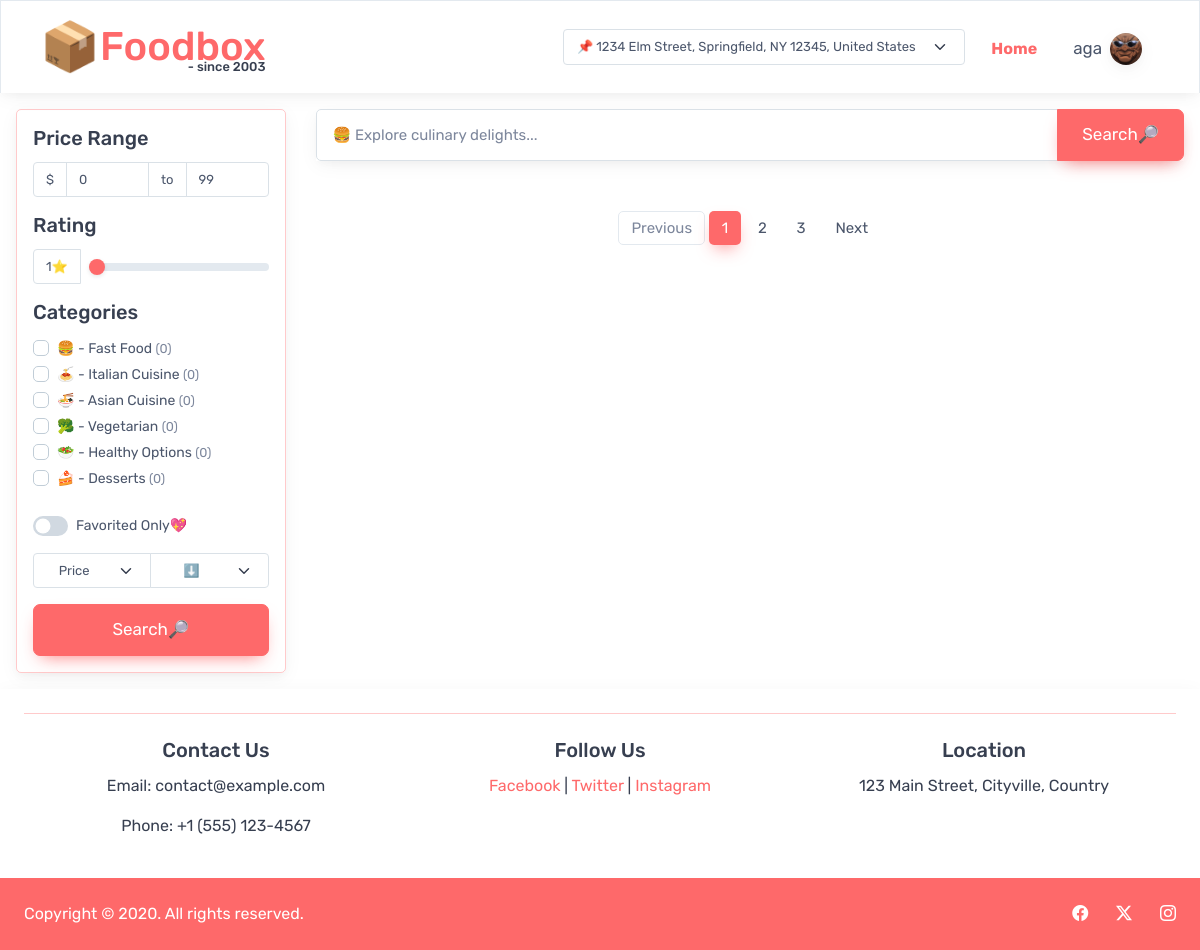
The page / (signed in) on the database its author committed.
### tables this page shows
CREATE TABLE `categories` (
  `id` int NOT NULL,
  `name` varchar(30) NOT NULL,
  `emoji` varchar(30) NOT NULL,
  `active` tinyint(1) NOT NULL DEFAULT '1'
);

### modules/filters.php (the view, shortened to what this page needs)
<div class="p-3 border border-primary rounded shadow">
    <form id="filter-form">
        <div class="">
            <h5>Price Range</h5>
            <div class="input-group input-group-sm mb-3 flex-nowrap">
                <span class="input-group-text">$</span>
                <input type="text" class="form-control" id="price-min" name="price-min" placeholder="Min" value="0">
                <span class="input-group-text">to</span>
                <input type="text" class="form-control" id="price-max" name="price-max" placeholder="Max" value="99">
            </div>
        </div>
        <h5>Rating</h5>
        <div class="input-group input-group-sm mb-3 flex-nowrap align-items-center ">
            <span id="score-label" class="input-group-text">1⭐</span>
            <input type="range" class="ms-2 form-range" min="1" max="5" value="1" id="score" name="score-min">
        </div>
        <h5 id="categories-title">Categories</h5>
        <div class="rounded mb-3" style="height:10rem; overflow-x:hidden; overflow-y:auto">
            <?php
            $sql = "SELECT * FROM categories";
            $result = mysqli_query($conn, $sql);
            $categories = mysqli_fetch_all($result, MYSQLI_ASSOC);
            ?>
            <?php foreach ($categories as $category):
                $sql = "SELECT * FROM foodcategories WHERE categoryid={$category['id']}";
                $result = mysqli_query($conn, $sql);
                $categoryContentCount = mysqli_num_rows($result);
                ?>
                <div class="form-check">
                    <input class="form-check-input category-checkbox" type="checkbox" name="categories[]"
                        value="<?= $category['id'] ?>">
                    <label class="form-check-label">
                        <?= $category['emoji'] ?> -
                        <?= $category['name'] ?>
                        <span class="fs-7 text-muted">
                            <?= "(" . $categoryContentCount . ")" ?>
                        </span>
                    </label>
                </div>
            <?php endforeach; ?>
        </div>
        <div class="form-check form-switch mb-3 flex-nowrap">
            <input class="form-check-input" type="checkbox" value="1" id="favorites" name="favorites-only">
            <label class="form-check-label" for="favorites">
                Favorited Only💖
            </label>
        </div>
        <div class="input-group mb-3 flex-nowrap">
            <select class="form-select form-select-sm text-center" name="sort-type">
                <option selected value="price">Price</option>
            </select>
            <select class="form-select form-select-sm text-center" name="sort-dir">
                <option selected value="ASC">⬇️</option>
            </select>
        </div>
        <button type="submit" class="btn btn-lg btn-primary btn-shadow w-100">Search🔎</button>
    </form>
</div>

### modules/header.php (shortened to what this page needs)
<?php
$PAGE = isset($_GET['page']) ? $_GET['page'] : "home";
?>
<!DOCTYPE html>
<html lang="en">
<head>
    <link rel="stylesheet" href="./lib/bootstrap/css/bootstrap-cartzilla.min.css">
    <link rel="stylesheet" href="https://cdn.jsdelivr.net/npm/bootstrap-icons@1.11.3/font/bootstrap-icons.min.css">
    <link rel="stylesheet" href="index.css">
</head>
<body>
    <nav class="bg-light shadow navbar navbar-expand-md p-0 px-4  border-top border-start border-end">
        <div class="container-fluid">
            <a class="navbar-brand d-flex justify-content-center align-items-center hover-scale" href="./">
                <span class="p-0 m-0" style="font-size:3rem;">📦</span>
                <div class="d-flex flex-column">
                    <h1 class="p-0 m-0 text-primary" style="line-height: 1em">Foodbox</h1>
                    <h2 class="m-0 p-0 fs-7 ms-auto" style="line-height: 0em;">- since 2003</h2>
                </div>
            </a>
            <div class="collapse navbar-collapse" id="navbarSupportedContent">
                <ul class="navbar-nav ms-auto">
                    <li class="me-2">
                        <div class="input-group flex-nowrap align-items-center h-100">
                            <select class="form-select form-select-sm text-center" id="inputGroupSelect01">
                                <?php for ($i = 0; $i < 3; $i++) { ?>
                                    <option <?= ($i == 0 ? "selected" : "") ?> value="<?= $i ?>">📌 1234 Elm Street,
                                        Springfield, NY 12345, United States</option>
                                <?php } ?>
                            </select>
                        </div>
                    </li>
                    <li class="nav-item hover-scale align-items-center justify-content-center d-flex">
                        <a class="nav-link <?php echo ($PAGE == "home" ? "active fw-bold" : ""); ?>" href="./">Home</a>
                    </li>
                    <li class="nav-item hover-scale text-center align-items-center">
                        <?php
                        if (isset($_SESSION['user'])) {
                            ?>
                            <a href="?page=profile"
                                class="m-0 nav-link d-flex flex-nowrap w-100 h-100 gap-2 justify-content-center align-items-center">
                                <p class="m-0 p-0 fs-6 <?= ($PAGE == "profile" ? "active fw-bold" : ""); ?>">
                                    <?= $_SESSION['user']['username'] ?>
                                </p>
                                <img src="./media/sample.jpg" class="rounded-pill shadow" style="height:2em;">
                            </a>
                            <?php
                        } else {
                            ?>
                            <a class="nav-link <?= ($PAGE == "profile" ? "active fw-bold" : ""); ?>" href="?page=profile">
                                Login
                            </a>
                            <?php
                        }
                        ?>
                    </li>
                </ul>
            </div>
        </div>
    </nav>

### index.php (shortened to what this page needs)
<?php
require "./modules/header.php";
$pagesDir = "./pages/";
$PAGE = isset ($_GET['page']) ? $_GET['page'] : 'home';
$pageFilePath = $pagesDir . $PAGE . ".php";
if (file_exists($pageFilePath))
    require $pageFilePath;
else
    require $pagesDir . "notfound.php";
require_once "./modules/footer.php";
?>

### pages/home.php
<div class="container p-3">
    <div class="row">
        <div class="col-3">
            <?php require "./modules/filters.php"; ?>
        </div>
        <div class="col">
            <?php require "./modules/search.php"; ?>
            <br>
            <?php require "./modules/searchresults.php"; ?>
        </div>
    </div>
</div>

### modules/search.php (shortened to what this page needs)
<div class="input-group border-primary shadow">
    <input type="text" class="form-control" placeholder="" id="search-box">
    <button id="search-btn" class="btn btn-lg btn-primary btn-shadow" type="button" id="button-addon2">Search🔎</button>
</div>

### modules/searchresults.php (shortened to what this page needs)
<div class="d-flex flex-column align-items-center gap-4">
    <nav aria-label="...">
        <ul class="pagination">
            <li class="page-item disabled">
                <span class="page-link">Previous</span>
            </li>
            <li class="page-item active" aria-current="page">
                <span class="page-link">1</span>
            </li>
            <li class="page-item"><a class="page-link" href="#">2</a></li>
            <li class="page-item"><a class="page-link" href="#">3</a></li>
            <li class="page-item">
                <a class="page-link" href="#">Next</a>
            </li>
        </ul>
    </nav>
</div>

### modules/footer.php
<footer class="bg-light text-center text-dark shadow">
    <div class="p-4">
        <hr class="pb-4 border-primary">
        <div class="container">
            <div class="row">
                <div class="col-md-4">
                    <h5>Contact Us</h5>
                    <p>Email: contact@example.com</p>
                    <p>Phone: +1 (555) 123-4567</p>
                </div>
                <div class="col-md-4">
                    <h5>Follow Us</h5>
                    <a href="#" class="">Facebook</a> |
                    <a href="#" class="">Twitter</a> |
                    <a href="#" class="">Instagram</a>
                </div>
                <div class="col-md-4">
                    <h5>Location</h5>
                    <p>123 Main Street, Cityville, Country</p>
                </div>
            </div>
        </div>
    </div>
    <div
        class="d-flex flex-column flex-md-row text-center text-md-start justify-content-between py-4 px-4 px-xl-5 bg-primary">
        <div class="text-white mb-3 mb-md-0">
            Copyright © 2020. All rights reserved.
        </div>
        <div>
            <a href="#" class="text-white text-decoration-none me-4">
                <i class="bi bi-facebook"></i>
            </a>
            <a href="#" class="text-white text-decoration-none me-4">
                <i class="bi bi-twitter-x"></i>
            </a>
            <a href="#" class="text-white text-decoration-none">
                <i class="bi bi-instagram"></i>
            </a>
        </div>
    </div>
</footer>
</body>
</html>

### index.css (style rules this page uses)
html { scroll-behavior: smooth; }
.fs-7 { font-size: 0.8rem; }
* { transition-property: transform; transition-duration: 0.3s; transition-timing-function: ease-in-out; }

### rows shown on the page
categories: emoji "🍔", name "Fast Food", categoryContentCount "0"
categories: emoji "🍝", name "Italian Cuisine", categoryContentCount "0"
categories: emoji "🍜", name "Asian Cuisine", categoryContentCount "0"
categories: emoji "🥦", name "Vegetarian", categoryContentCount "0"
categories: emoji "🥗", name "Healthy Options", categoryContentCount "0"
categories: emoji "🍰", name "Desserts", categoryContentCount "0"

### other values the page prints
$_SESSION['user']['username'] "aga"
